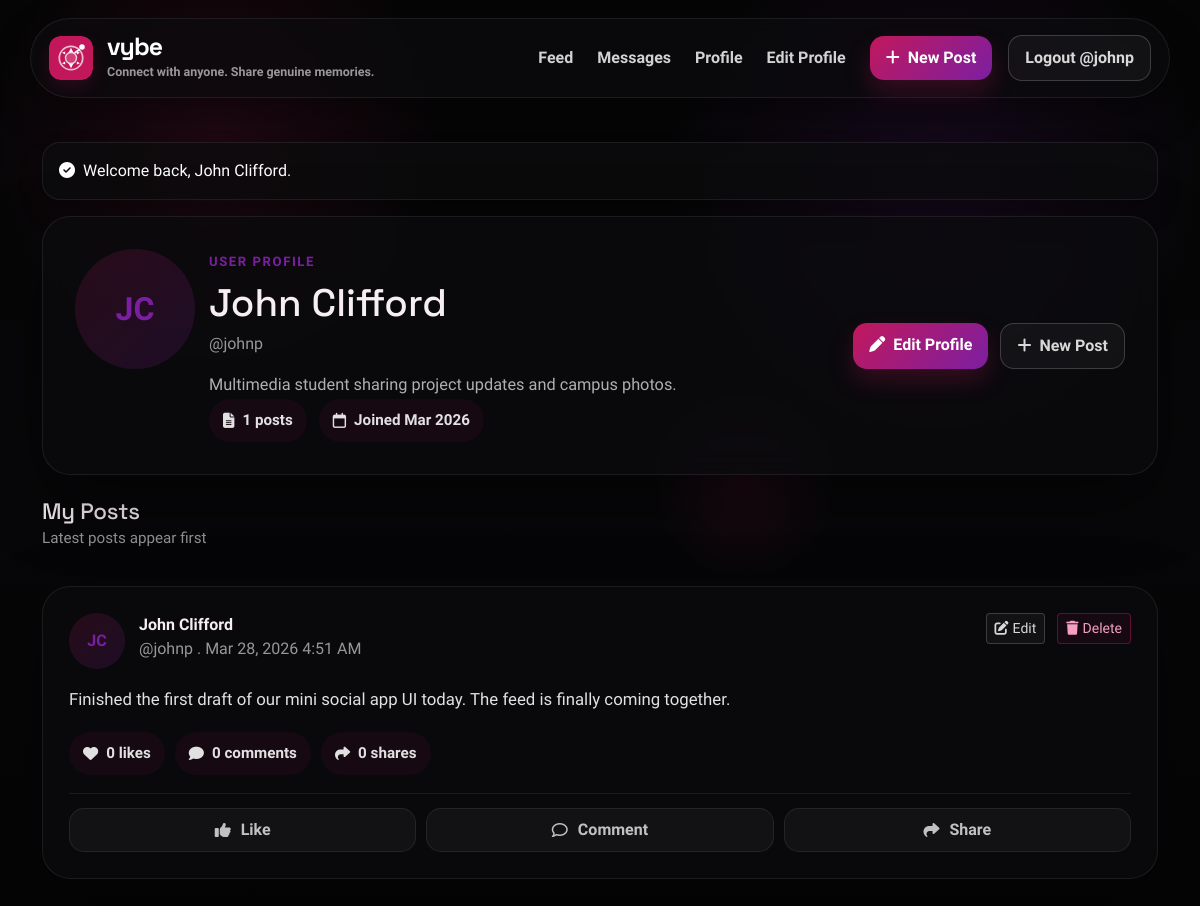
The page /index.php?controller=Profile&action=view&id=1 (signed in) on the database its author committed.
### tables this page shows
CREATE TABLE users (
  id INT PRIMARY KEY AUTO_INCREMENT,
  username VARCHAR(50) UNIQUE NOT NULL,
  password VARCHAR(255) NOT NULL,
  email VARCHAR(190) DEFAULT NULL,
  google_id VARCHAR(191) DEFAULT NULL,
  auth_provider VARCHAR(24) NOT NULL DEFAULT 'local',
  full_name VARCHAR(100) NOT NULL,
  bio TEXT,
  profile_image VARCHAR(255) DEFAULT NULL,
  created_at TIMESTAMP DEFAULT CURRENT_TIMESTAMP,
  UNIQUE KEY unique_google_id (google_id)
);

CREATE TABLE posts (
  id INT PRIMARY KEY AUTO_INCREMENT,
  user_id INT NOT NULL,
  shared_post_id INT DEFAULT NULL,
  content TEXT NOT NULL,
  image VARCHAR(255) DEFAULT NULL,
  created_at TIMESTAMP DEFAULT CURRENT_TIMESTAMP,
  FOREIGN KEY (user_id) REFERENCES users(id) ON DELETE CASCADE,
  FOREIGN KEY (shared_post_id) REFERENCES posts(id) ON DELETE CASCADE
);

### app/helpers.php (called while the page is built, shortened)
<?php
function app_base_url(): string
{
    static $baseUrl = null;
    if ($baseUrl !== null) {
        return $baseUrl;
    }
    $scriptDir = str_replace('\\', '/', dirname($_SERVER['SCRIPT_NAME'] ?? '/'));
    if ($scriptDir === '/' || $scriptDir === '.') {
        $scriptDir = '';
    }
    $baseUrl = rtrim($scriptDir, '/');
    return $baseUrl;
}
function app_url(string $path = ''): string
{
    $baseUrl = app_base_url();
    $path = ltrim($path, '/');
    return ($baseUrl === '' ? '' : $baseUrl) . '/' . $path;
}
function app_route(string $controller = 'Feed', string $action = 'index', array $params = []): string
{
    $query = ['controller' => $controller];
    if ($action !== '') {
        $query['action'] = $action;
    }
    $query = array_merge($query, $params);
    return app_url('index.php') . '?' . http_build_query($query);
}
function app_current_relative_url(): string
{
    $query = $_SERVER['QUERY_STRING'] ?? '';
    return 'index.php' . ($query !== '' ? '?' . $query : '');
}
function app_with_fragment(string $url, string $fragment): string
{
    $url = trim($url);
    $fragment = ltrim(trim($fragment), '#');
    $url = preg_replace('/#.*$/', '', $url) ?? $url;
    return $url . '#' . $fragment;
}
function app_render(string $view, array $data = []): void
{
    $viewFile = APP_ROOT . '/app/views/' . $view . '.php';
    extract($data, EXTR_SKIP);
    require APP_ROOT . '/app/views/layouts/header.php';
    require $viewFile;
    require APP_ROOT . '/app/views/layouts/footer.php';
}
function app_e(?string $value): string
{
    return htmlspecialchars((string) $value, ENT_QUOTES, 'UTF-8');
}
function app_initials(string $name): string
{
    $parts = preg_split('/\s+/', trim($name)) ?: [];
    $initials = '';
    foreach ($parts as $part) {
        $initials .= strtoupper(substr($part, 0, 1));
        if (strlen($initials) >= 2) {
            break;
        }
    }
    return $initials !== '' ? $initials : 'V';
}
function app_format_datetime(string $timestamp): string
{
    return date('M j, Y g:i A', strtotime($timestamp));
}

### app/controllers/ProfileController.php (called while the page is built, shortened)
<?php
class ProfileController
{
    private UserModel $userModel;
    private PostModel $postModel;
    private CommentModel $commentModel;
    public function __construct(PDO $db)
    {
        $this->userModel = new UserModel($db);
        $this->postModel = new PostModel($db);
        $this->commentModel = new CommentModel($db);
    }
    public function view(?int $id = null): void
    {
        $profileId = $id ?? (int) $_SESSION['user_id'];
        $user = $this->userModel->getById($profileId);
        $posts = $this->attachComments($this->postModel->getByUser($profileId, (int) $_SESSION['user_id']));
        app_render('profile/view', [
            'title' => $user['full_name'] . '\'s Profile',
            'user' => $user,
            'posts' => $posts,
            'isOwnProfile' => $profileId === (int) $_SESSION['user_id'],
        ]);
    }
    private function attachComments(array $posts): array
    {
        $postIds = array_map(static fn(array $post): int => (int) $post['id'], $posts);
        $commentsByPost = $this->commentModel->getByPostIds($postIds, (int) $_SESSION['user_id']);
        return $posts;
    }
}

### public/index.php (called while the page is built, shortened)
<?php
require_once APP_ROOT . '/config/database.php';
require_once APP_ROOT . '/app/helpers.php';
require_once APP_ROOT . '/app/models/UserModel.php';
require_once APP_ROOT . '/app/models/PostModel.php';
require_once APP_ROOT . '/app/models/CommentModel.php';
$db = new Database();
$conn = $db->getConnection();
$controller = $_GET['controller'] ?? (app_is_authenticated() ? 'Feed' : 'Auth');
$action = $_GET['action'] ?? ($controller === 'Auth' ? 'login' : 'index');
$id = isset($_GET['id']) ? (int) $_GET['id'] : null;
$controllerInstance = new $controllerClass($conn);
$controllerInstance->{$action}($id);

### app/models/UserModel.php (called while the page is built, shortened)
<?php
class UserModel
{
    private PDO $conn;
    private string $table = 'users';
    public function __construct(PDO $db)
    {
        $this->conn = $db;
    }
    public function getById(int $id): ?array
    {
        $query = "SELECT id, username, full_name, bio, profile_image, created_at
                  FROM {$this->table}
                  WHERE id = :id
                  LIMIT 1";
        $stmt = $this->conn->prepare($query);
        $stmt->execute([':id' => $id]);
        $user = $stmt->fetch();
        return $user ?: null;
    }
}

### app/models/PostModel.php (called while the page is built, shortened)
<?php
class PostModel
{
    private PDO $conn;
    private string $table = 'posts';
    public function __construct(PDO $db)
    {
        $this->conn = $db;
    }
    public function getByUser(int $userId, ?int $viewerId = null): array
    {
        $query = $this->baseSelect() . "
                  WHERE p.user_id = :user_id
                  ORDER BY p.created_at DESC";
        $stmt = $this->conn->prepare($query);
        $stmt->execute([
            ':user_id' => $userId,
            ':viewer_id' => $viewerId ?? 0,
        ]);
        return $stmt->fetchAll();
    }
    private function baseSelect(): string
    {
        return "SELECT
                    p.*,
                    u.full_name,
                    u.username,
                    u.profile_image,
                    (SELECT COUNT(*) FROM likes l WHERE l.post_id = p.id) AS like_count,
                    (SELECT COUNT(*) FROM comments c WHERE c.post_id = p.id) AS comment_count,
                    (SELECT COUNT(*) FROM {$this->table} shared_posts WHERE shared_posts.shared_post_id = p.id) AS share_count,
                    EXISTS(
                        SELECT 1
                        FROM likes viewer_like
                        WHERE viewer_like.post_id = p.id
                          AND viewer_like.user_id = :viewer_id
                    ) AS is_liked,
                    shared_p.user_id AS shared_post_user_id,
                    shared_p.content AS shared_post_content,
                    shared_p.image AS shared_post_image,
                    shared_p.created_at AS shared_post_created_at,
                    shared_u.full_name AS shared_post_full_name,
                    shared_u.username AS shared_post_username,
                    shared_u.profile_image AS shared_post_profile_image
                  FROM {$this->table} p
                  INNER JOIN users u ON u.id = p.user_id
                  LEFT JOIN {$this->table} shared_p ON shared_p.id = p.shared_post_id
                  LEFT JOIN users shared_u ON shared_u.id = shared_p.user_id";
    }
}

### app/models/CommentModel.php (called while the page is built, shortened)
<?php
class CommentModel
{
    private PDO $conn;
    private string $table = 'comments';
    public function __construct(PDO $db)
    {
        $this->conn = $db;
    }
    public function getByPostIds(array $postIds, ?int $viewerId = null): array
    {
        $placeholders = implode(',', array_fill(0, count($postIds), '?'));
        $query = "SELECT
                    c.*,
                    u.full_name,
                    u.username,
                    u.profile_image,
                    (SELECT COUNT(*) FROM comment_reactions cr WHERE cr.comment_id = c.id) AS reaction_count,
                    EXISTS(
                        SELECT 1
                        FROM comment_reactions viewer_reaction
                        WHERE viewer_reaction.comment_id = c.id
                          AND viewer_reaction.user_id = ?
                    ) AS is_reacted
                  FROM {$this->table} c
                  INNER JOIN users u ON u.id = c.user_id
                  WHERE c.post_id IN ({$placeholders})
                  ORDER BY COALESCE(c.parent_id, c.id) ASC, c.parent_id IS NOT NULL ASC, c.created_at ASC, c.id ASC";
        $stmt = $this->conn->prepare($query);
        $stmt->execute(array_merge([(int) ($viewerId ?? 0)], array_values($postIds)));
        $rows = $stmt->fetchAll();
        $groupedComments = [];
        return $groupedComments;
    }
}

### app/views/partials/post_card.php (the view, shortened to what this page needs)
<?php
$commentFieldId = 'comment-input-' . (int) $post['id'];
$commentPanelId = 'comment-panel-' . (int) $post['id'];
$shareTargetId = !empty($post['shared_post_id']) ? (int) $post['shared_post_id'] : (int) $post['id'];
$postRedirectTo = app_with_fragment($redirectTo, 'post-' . (int) $post['id']);
?>
<article class="surface-card post-card" id="post-<?php echo (int) $post['id']; ?>" data-stay-id="post-<?php echo (int) $post['id']; ?>" data-comment-panel-id="<?php echo app_e($commentPanelId); ?>">
    <header class="post-head">
        <a class="post-author" href="<?php echo app_route('Profile', 'view', ['id' => (int) $post['user_id']]); ?>">
            <div class="avatar avatar-md">
                <?php if (!empty($post['profile_image'])): ?>
                    <img class="avatar-image" src="<?php echo app_upload_url($post['profile_image']); ?>" alt="<?php echo app_e($post['full_name']); ?>">
                <?php else: ?>
                    <span class="avatar-fallback"><?php echo app_e(app_initials($post['full_name'])); ?></span>
                <?php endif; ?>
            </div>
            <div>
                <strong><?php echo app_e($post['full_name']); ?></strong>
                <div class="small-muted">
                    @<?php echo app_e($post['username']); ?> . <?php echo app_e(app_format_datetime($post['created_at'])); ?>
                </div>
            </div>
        </a>
        <?php if ((int) $post['user_id'] === (int) $_SESSION['user_id']): ?>
            <div class="post-owner-actions">
                <a class="btn btn-sm btn-outline-dark" href="<?php echo app_route('Post', 'edit', ['id' => (int) $post['id'], 'redirect_to' => $postRedirectTo]); ?>">
                    <i class="fa-solid fa-pen-to-square me-1"></i>Edit
                </a>
                <form
                    method="POST"
                    action="<?php echo app_route('Post', 'delete', ['id' => (int) $post['id']]); ?>"
                    data-confirm-modal
                    data-confirm-title="Delete Post"
                    data-confirm-message="This post will be permanently removed from your profile and the feed."
                    data-confirm-button="Delete Post"
                    data-confirm-variant="danger"
                >
                    <button type="submit" class="btn btn-sm btn-outline-danger">
                        <i class="fa-solid fa-trash me-1"></i>Delete
                    </button>
                </form>
            </div>
        <?php endif; ?>
    </header>
    <div class="post-body">
        <?php if (trim((string) $post['content']) !== ''): ?>
            <p class="post-copy"><?php echo nl2br(app_e($post['content'])); ?></p>
        <?php endif; ?>
    </div>
    <div class="post-stats">
        <span class="stat-pill"><i class="fa-solid fa-heart"></i><?php echo (int) $post['like_count']; ?> likes</span>
        <span class="stat-pill"><i class="fa-solid fa-comment"></i><?php echo (int) $post['comment_count']; ?> comments</span>
        <?php if (empty($post['shared_post_id'])): ?>
            <span class="stat-pill"><i class="fa-solid fa-share"></i><?php echo (int) ($post['share_count'] ?? 0); ?> shares</span>
        <?php endif; ?>
    </div>
    <div class="post-actions">
        <form method="POST" action="<?php echo app_route('Like', 'toggle', ['id' => (int) $post['id']]); ?>" data-feed-async>
            <button type="submit" class="post-action-btn <?php echo (int) $post['is_liked'] === 1 ? 'is-active' : ''; ?>">
                <i class="fa-solid fa-thumbs-up"></i>
                <span><?php echo (int) $post['is_liked'] === 1 ? 'Liked' : 'Like'; ?></span>
            </button>
        </form>
        <button type="button" class="post-action-btn" data-comment-target="<?php echo app_e($commentFieldId); ?>" data-comment-panel="<?php echo app_e($commentPanelId); ?>" data-comment-anchor>
            <i class="fa-regular fa-comment"></i>
            <span>Comment</span>
        </button>
        <a class="post-action-btn" href="<?php echo app_route('Post', 'share', ['id' => $shareTargetId, 'redirect_to' => $postRedirectTo]); ?>">
            <i class="fa-solid fa-share"></i>
            <span>Share</span>
        </a>
    </div>
</article>

### app/views/profile/view.php (shortened to what this page needs)
<?php $redirectTo = app_current_relative_url(); ?>
<section class="profile-hero surface-card">
    <div class="profile-header">
        <div class="avatar avatar-xl">
            <?php if (!empty($user['profile_image'])): ?>
                <img class="avatar-image" src="<?php echo app_upload_url($user['profile_image']); ?>" alt="<?php echo app_e($user['full_name']); ?>">
            <?php else: ?>
                <span class="avatar-fallback"><?php echo app_e(app_initials($user['full_name'])); ?></span>
            <?php endif; ?>
        </div>
        <div class="profile-copy">
            <span class="eyebrow">User profile</span>
            <h1><?php echo app_e($user['full_name']); ?></h1>
            <p class="handle">@<?php echo app_e($user['username']); ?></p>
            <p class="profile-bio"><?php echo $user['bio'] !== '' ? nl2br(app_e($user['bio'])) : 'This user has not added a bio yet.'; ?></p>
            <div class="info-chip-list">
                <span class="info-chip"><i class="fa-solid fa-file-lines"></i><?php echo count($posts); ?> posts</span>
                <span class="info-chip"><i class="fa-regular fa-calendar"></i>Joined <?php echo date('M Y', strtotime($user['created_at'])); ?></span>
            </div>
        </div>
    </div>
    <div class="hero-actions">
        <?php if ($isOwnProfile): ?>
            <a class="btn btn-accent" href="<?php echo app_route('Profile', 'edit'); ?>">
                <i class="fa-solid fa-pen me-2"></i>Edit Profile
            </a>
            <a class="btn btn-outline-dark" href="<?php echo app_route('Post', 'create'); ?>">
                <i class="fa-solid fa-plus me-2"></i>New Post
            </a>
        <?php endif; ?>
    </div>
</section>
<section class="content-stack profile-stream">
    <div class="section-heading mb-3">
        <h2><?php echo $isOwnProfile ? 'My Posts' : app_e($user['full_name']) . '\'s Posts'; ?></h2>
        <span>Latest posts appear first</span>
    </div>
    <?php if ($posts === []): ?>
        <div class="surface-card empty-state">
            <i class="fa-regular fa-note-sticky"></i>
            <h2>No posts yet</h2>
            <p><?php echo $isOwnProfile ? 'You have not posted anything yet.' : 'This user has not shared anything yet.'; ?></p>
            <?php if ($isOwnProfile): ?>
                <a class="btn btn-accent" href="<?php echo app_route('Post', 'create'); ?>">Create your first post</a>
            <?php endif; ?>
        </div>
    <?php else: ?>
        <?php foreach ($posts as $post): ?>
            <?php include APP_ROOT . '/app/views/partials/post_card.php'; ?>
        <?php endforeach; ?>
    <?php endif; ?>
</section>

### rows shown on the page
users: full_name "JC", full_name "John Clifford", username "johnp", bio "Multimedia student sharing project updates and campus photos.", created_at "Mar 2026"
posts: user.full_name "JC", user.full_name "John Clifford", user.username "johnp", created_at "Mar 28, 2026 4:51 AM", content "Finished the first draft of our mini social app UI today. The feed is finally coming together.", like_count "0", comment_count "0", share_count "0"

### other values the page prints
app_e($_SESSION['username']) "johnp"
app_e($successFlash) "Welcome back, John Clifford."
count($posts) "1"
